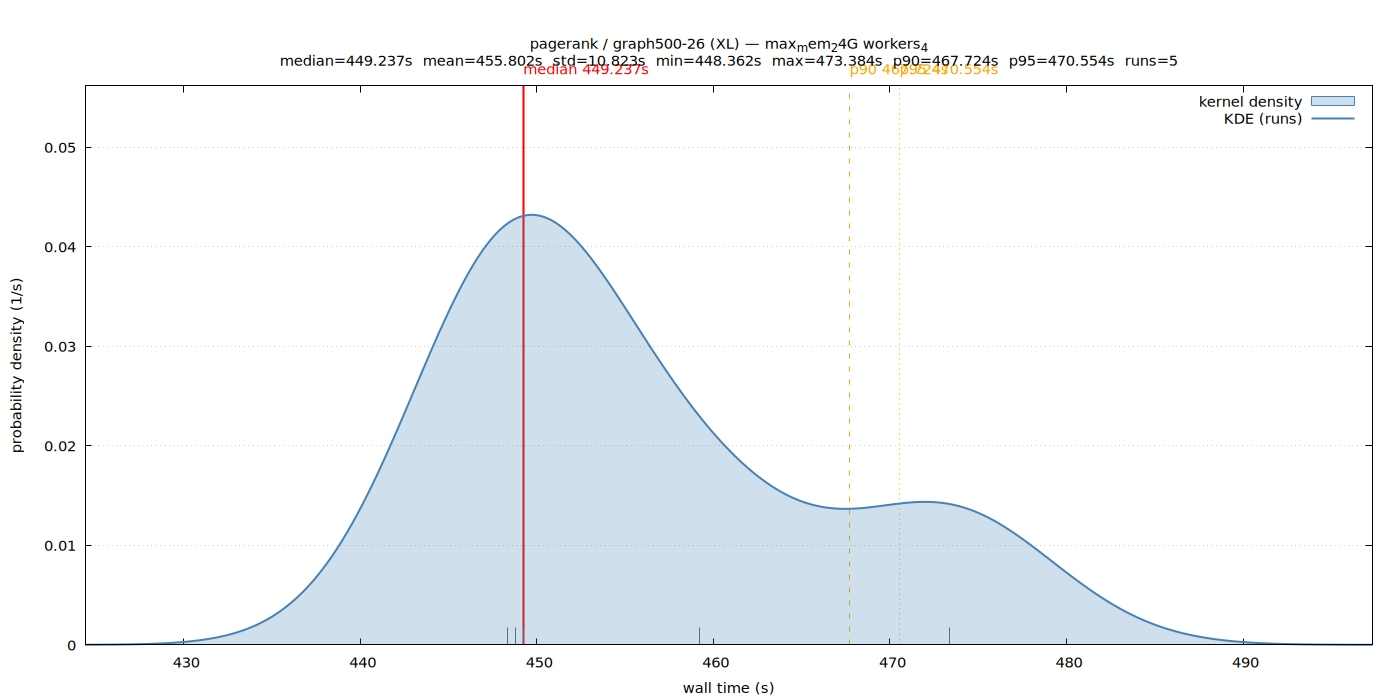

Source code (gnuplot):
set terminal pngcairo size 1400,700 enhanced font 'Sans,11'
set output '/home/ubuntu/nvm/results/pagerank/XL/graph500-26/max_mem_24G_workers_4/wall_time.png'
set title "pagerank / graph500-26 (XL) — max_mem_24G workers_4\nmedian=449.237s  mean=455.802s  std=10.823s  min=448.362s  max=473.384s  p90=467.724s  p95=470.554s  runs=5"
set xlabel 'wall time (s)'
set ylabel 'probability density (1/s)'
set tmargin 5
set yrange [0:0.0561732]
set xrange [424.415107:497.330757]
set grid y
set key top right
set arrow from 449.236513,0 to 449.236513,0.0561732 nohead lc rgb 'red' lw 2
set label 'median 449.237s' at 449.236513,0.0561732 offset char 0,1 tc rgb 'red'
set arrow from 467.724166,0 to 467.724166,0.0561732 nohead lc rgb 'orange' lw 1 dt 2
set label 'p90 467.724s' at 467.724166,0.0561732 offset char 0,1 tc rgb 'orange'
set arrow from 470.554161,0 to 470.554161,0.0561732 nohead lc rgb 'orange' lw 1 dt 3
set label 'p95 470.554s' at 470.554161,0.0561732 offset char 0,1 tc rgb 'orange'
set arrow from 448.792347,0 to 448.792347,0.00172841 nohead lc rgb '#666666' lw 1
set arrow from 473.384155,0 to 473.384155,0.00172841 nohead lc rgb '#666666' lw 1
set arrow from 449.236513,0 to 449.236513,0.00172841 nohead lc rgb '#666666' lw 1
set arrow from 459.234182,0 to 459.234182,0.00172841 nohead lc rgb '#666666' lw 1
set arrow from 448.361709,0 to 448.361709,0.00172841 nohead lc rgb '#666666' lw 1
plot '/home/ubuntu/nvm/results/pagerank/XL/graph500-26/max_mem_24G_workers_4/wall_time.dat' using 1:2 with filledcurves y=0 lc rgb '#4682b4' fs transparent solid 0.25 title 'kernel density', \
     '/home/ubuntu/nvm/results/pagerank/XL/graph500-26/max_mem_24G_workers_4/wall_time.dat' using 1:2 with lines lw 2 lc rgb '#4682b4' title 'KDE (runs)'
